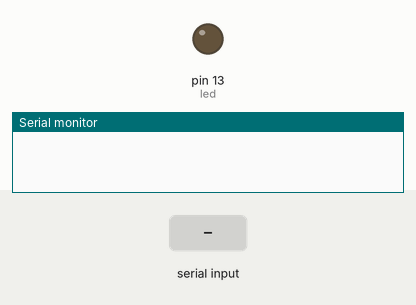
The sketch below on a simulated Arduino Uno, built with avr-gcc and run on an emulated ATmega328P. Shown: output pins drawn as LEDs (lit = HIGH), the last lines printed to the serial monitor. The inputs (shaded band) are chosen by the test bench.

Above: at 1.2 s.
1.3 s: "E" received over Serial
At 2.2 s:
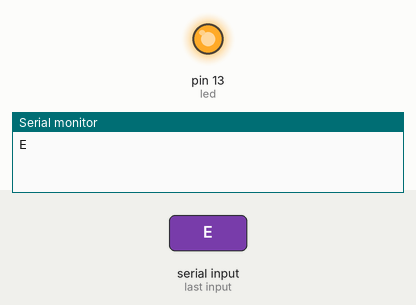
2.8 s: "A" received over Serial
At 3.3 s:
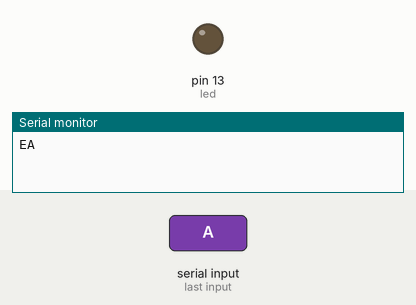
Timing chart, 0 to 5.8 s (numbered marks = the images above; inputs shaded):
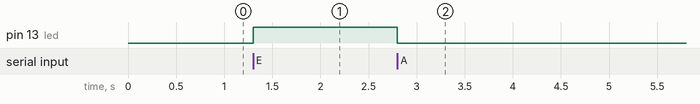

The sketch:

Arduino1.ino
```cpp
int led = 13;

void setup () {
  Serial.begin(9600);

  pinMode(led, OUTPUT);
}

void loop () {
  if (Serial.available()>0) {

    char c = Serial.read();
    Serial.print(c);
    if (c == 'E') {
      digitalWrite(led, HIGH);
    }
    if (c == 'A') {
      digitalWrite(led, LOW);
    }
  }
}
```

Measured:
- after the input at 1.3 s, pin 13 (led): LOW → HIGH at once
- after the input at 2.8 s, pin 13 (led): HIGH → LOW at once
